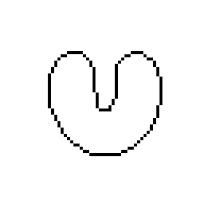
#> input picture workshop4/example.jpg, 204 x 206 px, found by its file name
$ python snake.py   (older library calls are emulated)
#> lines starting #> are read from the running program, lines starting #| are printed output that depends on the picture; after the words box and inside, x2 and y2 are one past the last pixel; in counts of white or black regions, pixels touching at a corner belong together
#> further down, image is the input picture: shape (206, 204, 3); min 0, max 255, mean 247.7
import numpy as np
import cv2
import math
import sys


class Snake:
    """ A Snake class for active contour segmentation """

    # Constants
    MIN_DISTANCE_BETWEEN_POINTS = 5    # The minimum distance between two points to consider them overlaped
    MAX_DISTANCE_BETWEEN_POINTS = 50    # The maximum distance to insert another point into the spline
    SEARCH_KERNEL_SIZE = 7              # The size of the search kernel.

    # Members
    image = None        # The source image.
    gray = None         # The image in grayscale.
    binary = None       # The image in binary (threshold method).
    gradientX = None    # The gradient (sobel) of the image relative to x.
    gradientY = None    # The gradient (sobel) of the image relative to y.
    blur = None
    width = -1          # The image width.
    height = -1         # The image height.
    points = None       # The list of points of the snake.
    n_starting_points = 50       # The number of starting points of the snake.
    snake_length = 0    # The length of the snake (euclidean distances).
    closed = True       # Indicates if the snake is closed or open.
    alpha = 0.5         # The weight of the uniformity energy.
    beta = 0.5          # The weight of the curvature energy.
    delta = 0.1         # The weight of the user configured energy.
    w_line = 0.5        # The weight to the line energy.
    w_edge = 0.5        # The weight to the edge energy.
    w_term = 0.5        # The weight to the term energy.


    #################################
    # Constructor
    #################################
    def __init__( self, image = None, closed = True ):
        """
        Object constructor
        :param image: The image to run snake on
        :return:
        """
#> called with closed = True

        # Sets the image and it's properties
        self.image = image

        # Image properties
        self.width = image.shape[1]
#> self.width = 204
        self.height = image.shape[0]
#> self.height = 206

        # Image variations used by the snake
        self.gray = cv2.cvtColor( self.image, cv2.COLOR_RGB2GRAY )
        self.binary = cv2.adaptiveThreshold( self.gray, 255, cv2.ADAPTIVE_THRESH_GAUSSIAN_C, cv2.THRESH_BINARY, 11, 2 )
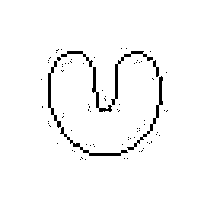
#> self.binary: shape (206, 204); 96.8% white; 85 black regions (78 under 20 px), largest, box (x1, y1, x2, y2) and area: (127, 76, 163, 150) 243, (111, 51, 153, 105) 237, (60, 127, 128, 156) 218
        self.gradientX = cv2.Sobel( self.gray, cv2.CV_64F, 1, 0, ksize=5 )
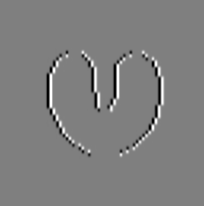
#> self.gradientX: shape (206, 204) float64; min -12240, max 12240, mean 0; drawn with min black and max white
        self.gradientY = cv2.Sobel( self.gray, cv2.CV_64F, 0, 1, ksize=5 )
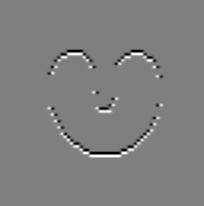
#> self.gradientY: shape (206, 204) float64; min -12240, max 12211, mean 0; drawn with min black and max white

        # Set the snake behaviour (closed or open)
        self.closed = closed

        # Gets the half width and height of the image
        # to use as center of the generated snake circle
        half_width = math.floor( self.width / 2 )
#> half_width = 102
        half_height = math.floor( self.height / 2 )
#> half_height = 103


        ####################################
        # Generating the starting points   #
        ####################################
        # If it is a closed snake, my initial guess will be a circle
        # that covers the maximum of the image
        if self.closed:
            n = self.n_starting_points
            radius = half_width if half_width < half_height else half_height
#> radius = 102
            self.points = [ np.array([
                half_width + math.floor( math.cos( 2 * math.pi / n * x ) * radius ),
                half_height + math.floor( math.sin( 2 * math.pi / n * x ) * radius ) ])
                for x in range( 0, n )
            ]
        else:   # If it is an open snake, the initial guess will be an horizontal line
            n = self.n_starting_points
            factor = math.floor( half_width / (self.n_starting_points-1) )
            self.points = [ np.array([ math.floor( half_width / 2 ) + x * factor, half_height ])
                for x in range( 0, n )
            ]


    def visualize( self ):
        """
        Draws the current state of the snake over the image.
        :return: An image with the snake drawed over it
        """
        img = self.image.copy()

        # Drawing lines between points
        point_color = ( 0, 255, 255 )     # BGR RED
        line_color = ( 128, 0, 0 )      # BGR half blue
        thickness = 2                   # Thickness of the lines and circles

        # Draw a line between the current and the next point
        n_points = len( self.points )
#> n_points = 50
        for i in range( 0, n_points - 1 ):
            cv2.line( img, tuple( self.points[ i ] ), tuple( self.points[ i + 1 ] ), line_color, thickness )
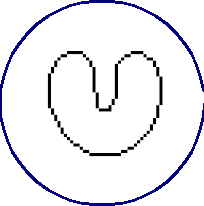
#> img: shape (206, 204, 3); 4.36% of pixels changed, all inside (x1, y1, x2, y2) = (0, 0, 204, 206)

        # 0 -> N (Closes the snake)
        if self.closed:
            cv2.line(img, tuple( self.points[ 0 ] ), tuple( self.points[ n_points-1 ] ), line_color, thickness )
#> img: shape (206, 204, 3); 0.04% of pixels changed, all inside (x1, y1, x2, y2) = (202, 91, 204, 103)

        # Drawing circles over points
        [ cv2.circle( img, tuple( x ), thickness, point_color, -1) for x in self.points ]
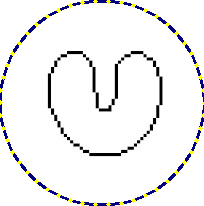
#> img: shape (206, 204, 3); mean B, G, R 240.1, 239.9, 239.9

        return img


    def dist( a, b ):
        """
        Calculates the euclidean distance between two points
        :param a: The first point
        :param b: The second point
        :return: The euclidian distance between the two points
        """

        return np.sqrt( np.sum( ( a - b ) ** 2 ) )


    def normalize( kernel ):
        """
        Normalizes a kernel
        :param kernel: The kernel full of numbers to normalize
        :return: A copy of the kernel normalized
        """

        abs_sum = np.sum( [ abs( x ) for x in kernel ] )
        return kernel / abs_sum if abs_sum != 0 else kernel


    def get_length(self):
        """
        The length of the snake (euclidean distances)
        :return: The lenght of the snake (euclidean distances)
        """

        n_points = len(self.points)
#> n_points = 50
        if not self.closed:
            n_points -= 1

        return np.sum( [ Snake.dist( self.points[i], self.points[ (i+1)%n_points  ] ) for i in range( 0, n_points ) ] )


    def f_uniformity( self, p, prev ):
        """
        The uniformity energy. (The tendency to move the curve towards a straight line)
        :param p: The point being analysed
        :param prev: The previous point in the curve
        :return: The uniformity energy for the given points
        """
        # The average distance between points in the snake
        avg_dist = self.snake_length / len( self.points )
        # The distance between the previous and the point being analysed
        un = Snake.dist( prev, p )

        dun = abs( un - avg_dist )

        return dun**2


    def f_curvature( self, p, prev, next ):
        """
        The Curvature energy
        :param p: The point being analysed
        :param prev: The previous point in the curve
        :param next: The next point in the curve
        :return: The curvature energy for the given points
        """
        ux = p[0] - prev[0]
        uy = p[1] - prev[1]
        un = math.sqrt( ux**2 + uy**2 )

        vx = p[0] - next[0]
        vy = p[1] - next[1]
        vn = math.sqrt( vx**2 + vy**2 )

        if un == 0 or vn == 0:
            return 0

        cx = float( vx + ux )  / ( un * vn )
        cy = float( vy + uy ) / ( un * vn )

        cn = cx**2 + cy**2

        return cn


    def f_line( self, p ):
        """
        The line energy (The tendency to move the curve towards dark / lighter areas)
        :param p: The point being analysed
        :return: The line energy for the given point
        """
        # If the point is out of the bounds of the image, return a high value
        # (since it is a minimization problem)
        if p[0] < 0 or p[0] >= self.width or p[1] < 0 or p[1] >= self.height:
            return np.finfo(np.float64).max

        return self.binary[ p[1] ][ p[0] ]


    def f_edge( self, p ):
        """
        The edge energy (The tendency to move the curve towards edges). Using the sobel gradient.
        :param p: The point being analysed
        :return: The edge energy for the given point
        """
        # If the point is out of the bounds of the image, return a high value
        # (since it is a minimization problem)
        if p[0] < 0 or p[0] >= self.width or p[1] < 0 or p[1] >= self.height:
            return np.finfo(np.float64).max

        return -( self.gradientX[ p[1] ][ p[0] ]**2 + self.gradientY[ p[1] ][ p[0] ]**2  )


    def f_term( self, p, prev, next ):
        """
        Not implemented. The tendency to move the snake towards corners and terminations.
        :param p: The point being analysed
        :return: The term energy.
        """
        return 0


    def f_conf( self, p , prev, next ):
        """
        User configurable energy. The tendency to do whatever you want.
        In this case, I'm adding a perturbation tendency on each point.
        :param p: The point being analysed
        :param prev: The previous point on the snake
        :param next: The next point on the snake
        :return: The user configurable energy
        """
        import random
        return random.random()


    def remove_overlaping_points( self ):
        """
        Remove overlaping points from the curve based on
        the minimum distance between points (MIN_DIST_BETWEEN_POINTS)
        """

        snake_size = len( self.points )

        for i in range( 0, snake_size ):
            for j in range( snake_size-1, i+1, -1 ):
                if i == j:
                    continue

                curr = self.points[ i ]
                end = self.points[ j ]

                dist = Snake.dist( curr, end )

                if dist < self.MIN_DISTANCE_BETWEEN_POINTS:
                    remove_indexes = range( i+1, j ) if (i!=0 and j!=snake_size-1) else [j]
                    remove_size = len( remove_indexes )
                    non_remove_size = snake_size - remove_size
                    if non_remove_size > remove_size:
                        self.points = [ p for k,p in enumerate( self.points ) if k not in remove_indexes ]
                    else:
                        self.points = [ p for k,p in enumerate( self.points ) if k in remove_indexes ]
                    snake_size = len( self.points )
                    break


    def add_missing_points( self ):
        """
        Add points to the spline if the distance between two points is bigger than
        the maximum distance (MAX_DISTANCE_BETWEEN_POINTS)
        """
        snake_size = len( self.points )
        for i in range( 0, snake_size ):
            prev = self.points[ ( i + snake_size-1 ) % snake_size ]
            curr = self.points[ i ]
            next = self.points[ (i+1) % snake_size ]
            next2 = self.points[ (i+2) % snake_size ]

            if Snake.dist( curr, next ) > self.MAX_DISTANCE_BETWEEN_POINTS:
                # Pre-computed uniform cubig b-spline for t = 0.5
                c0 = 0.125 / 6.0
                c1 = 2.875 / 6.0
                c2 = 2.875 / 6.0
                c3 = 0.125 / 6.0
                x = prev[0] * c3 + curr[0] * c2 + next[0] * c1 + next2[0] * c0
                y = prev[1] * c3 + curr[1] * c2 + next[1] * c1 + next2[1] * c0

                new_point = np.array( [ math.floor( 0.5 + x ), math.floor( 0.5 + y ) ] )

                self.points.insert( i+1, new_point )
                snake_size += 1


    def step( self ):
        """
        Perform a step in the active contour algorithm
        """
        changed = False

        # Computes the length of the snake (used by uniformity function)
        self.snake_length = self.get_length()
#> self.snake_length = 641.2
        new_snake = self.points.copy()


        # Kernels (They store the energy for each point being search along the search kernel)
        search_kernel_size = ( self.SEARCH_KERNEL_SIZE, self.SEARCH_KERNEL_SIZE )
        hks = math.floor( self.SEARCH_KERNEL_SIZE / 2 ) # half-kernel size
        e_uniformity = np.zeros( search_kernel_size )
        e_curvature = np.zeros( search_kernel_size )
        e_line = np.zeros( search_kernel_size )
        e_edge = np.zeros( search_kernel_size )
        e_term = np.zeros( search_kernel_size )
        e_conf = np.zeros( search_kernel_size )

        for i in range( 0, len( self.points ) ):
            curr = self.points[ i ]
            prev = self.points[ ( i + len( self.points )-1 ) % len( self.points ) ]
            next = self.points[ ( i + 1 ) % len( self.points ) ]


            for dx in range( -hks, hks ):
                for dy in range( -hks, hks ):
                    p = np.array( [curr[0] + dx, curr[1] + dy] )

                    # Calculates the energy functions on p
                    e_uniformity[ dx + hks ][ dy + hks ] = self.f_uniformity( p, prev )
                    e_curvature[ dx + hks ][ dy + hks ] = self.f_curvature( p, prev, next )
                    e_line[ dx + hks ][ dy + hks ] = self.f_line( p )
                    e_edge[ dx + hks ][ dy + hks ] = self.f_edge( p )
                    e_term[ dx + hks ][ dy + hks ] = self.f_term( p, prev, next )
                    e_conf[ dx + hks ][ dy + hks ] = self.f_conf( p, prev, next )


            # Normalizes energies
            e_uniformity = Snake.normalize( e_uniformity )
            e_curvature = Snake.normalize( e_curvature )
            e_line = Snake.normalize( e_line )
            e_edge = Snake.normalize( e_edge )
            e_term = Snake.normalize( e_term )
            e_conf = Snake.normalize( e_conf )


            # The sum of all energies for each point

            e_sum = self.alpha * e_uniformity \
                    + self.beta * e_curvature \
                    + self.w_line * e_line \
                    + self.w_edge * e_edge \
                    + self.w_term * e_term \
                    + self.delta * e_conf

            # Searches for the point that minimizes the sum of energies e_sum
            emin = np.finfo(np.float64).max
            x,y = 0,0
            for dx in range( -hks, hks ):
                for dy in range( -hks, hks ):
                    if e_sum[ dx + hks ][ dy + hks ] < emin:
                        emin = e_sum[ dx + hks ][ dy + hks ]
                        x = curr[0] + dx
                        y = curr[1] + dy

            # Boundary check
            x = 1 if x < 1 else x
            x = self.width-2 if x >= self.width-1 else x
            y = 1 if y < 1 else y
            y = self.height-2 if y >= self.height-1 else y

            # Check for changes
            if curr[0] != x or curr[1] != y:
                changed = True

            new_snake[i] = np.array( [ x, y ] )
#> this loop made 50 passes

        self.points = new_snake

        # Post threatment to the snake, remove overlaping points and
        # add missing points
        self.remove_overlaping_points()
        self.add_missing_points()

        return changed


    def set_alpha( self, x ):
        """
        Utility function (used by cvCreateTrackbar) to set the value of alpha.
        :param x: The new value of alpha (scaled by 100)
        """
        self.alpha = x / 100


    def set_beta( self, x ):
        """
        Utility function (used by cvCreateTrackbar) to set the value of beta.
        :param x: The new value of beta (scaled by 100)
        """
        self.beta = x / 100


    def set_delta( self, x ):
        """
        Utility function (used by cvCreateTrackbar) to set the value of delta.
        :param x: The new value of delta (scaled by 100)
        """
        self.delta = x / 100


    def set_w_line( self, x ):
        """
        Utility function (used by cvCreateTrackbar) to set the value of w_line.
        :param x: The new value of w_line (scaled by 100)
        """
        self.w_line = x / 100


    def set_w_edge( self, x ):
        """
        Utility function (used by cvCreateTrackbar) to set the value of w_edge.
        :param x: The new value of w_edge (scaled by 100)
        """
        self.w_edge = x / 100


    def set_w_term( self, x ):
        """
        Utility function (used by cvCreateTrackbar) to set the value of w_term.
        :param x: The new value of w_term (scaled by 100)
        """
        self.w_term = x / 100

# Process command line arguments
file_to_load = "Example.jpg"
if len(sys.argv) > 1:
    file_to_load = sys.argv[1]

# Loads the desired image
image = cv2.imread( file_to_load, cv2.IMREAD_COLOR )

# Creates the snake
snake = Snake( image, closed = True )

# Window, window name and trackbars
snake_window_name = "Snakes"
controls_window_name = "Controls"
cv2.namedWindow( snake_window_name )
cv2.namedWindow( controls_window_name )
cv2.createTrackbar( "Alpha", controls_window_name, math.floor( snake.alpha * 100 ), 100, snake.set_alpha )
cv2.createTrackbar( "Beta",  controls_window_name, math.floor( snake.beta * 100 ), 100, snake.set_beta )
cv2.createTrackbar( "Delta", controls_window_name, math.floor( snake.delta * 100 ), 100, snake.set_delta )
cv2.createTrackbar( "W Line", controls_window_name, math.floor( snake.w_line * 100 ), 100, snake.set_w_line )
cv2.createTrackbar( "W Edge", controls_window_name, math.floor( snake.w_edge * 100 ), 100, snake.set_w_edge )
cv2.createTrackbar( "W Term", controls_window_name, math.floor( snake.w_term * 100 ), 100, snake.set_w_term )

# Core loop
while( True ):

    # Gets an image of the current state of the snake
    snakeImg = snake.visualize()
    # Shows the image
    cv2.imshow( snake_window_name, snakeImg )
    # Processes a snake step
    snake_changed = snake.step()

    # Stops looping when ESC pressed
    k = cv2.waitKey(33)
#> (key Esc is pressed here)
    if k == 27:
        break


cv2.destroyAllWindows()
